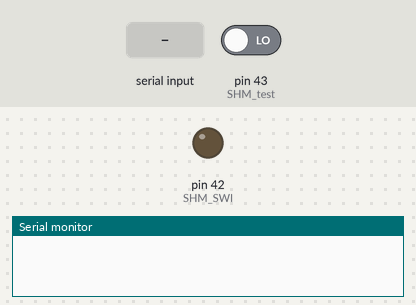
Recording of a sketch running on a simulated Arduino Mega 2560, built with avr-gcc and run on an emulated ATmega2560. Shown: output pins drawn as LEDs (lit = HIGH), the last lines printed to the serial monitor. The test bench sets the inputs (shaded band); at power-on: pin 43 (SHM_test) LOW.

Above: at 2.2 s.
2.3 s: "1" received over the second serial link
At 2.9 s:
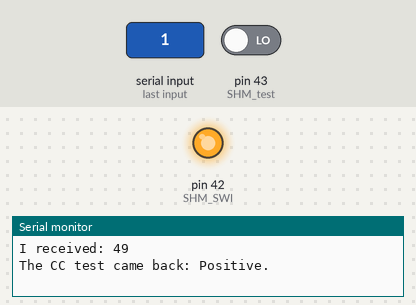
Timing chart, 0 to 5.3 s (numbered marks = the images above; inputs shaded):
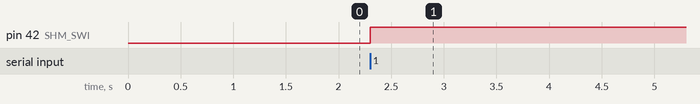

Measured:
- after the input at 2.3 s, pin 42 (SHM_SWI): LOW → HIGH at once

The sketch:

SD_2016_XBee_CC_Combined.ino
```cpp
#include <SoftwareSerial.h>

#define SHM_SWI 42
#define SHM_test 43
#define RxP 0
#define TxP 1

int incomingByte = 0; //for incoming data
int CC_test = 0;

int test(int);
SoftwareSerial XBee(RxP, TxP);

void setup() {
  // put your setup code here, to run once:
  pinMode(SHM_SWI, OUTPUT); //Continuity test switch
  pinMode(SHM_test,INPUT);  //Result form continuity test
  Serial.begin(9600); // 9600 Baud Rate, use 1,2,3?
  XBee.begin(9600);
  XBee.print('+++'); //AT mode
  delay(1000);
}


void loop() {
  // put your main code here, to run repeatedly:
    if (XBee.available() > 0) {
      // read the incoming byte:
      incomingByte = XBee.read();
      CC_test = test(SHM_SWI);
      //Figure out what to do with incoming byte with Joe.
      //The following is to test the XBee comms
      Serial.print("I received: ");
      Serial.println(incomingByte, DEC);
      Serial.print("The CC test came back: ");
      if(CC_test = 1){
        Serial.println("Positive.");
      }
      else {
        Serial.println("Negative");
      }
    }
}

int test(int test_cond) {
  digitalWrite(SHM_SWI,test_cond);
  int test_ret = digitalRead(SHM_test);
  return test_ret;
}
```
